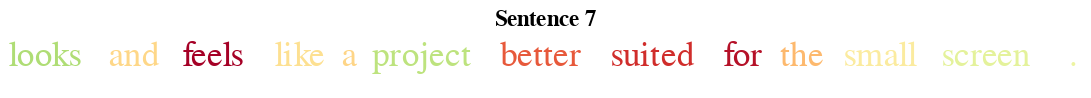

Source (notebook cell):
### Code cell
i = 7
text_plot(tokens=tokenizer.convert_ids_to_tokens(batch_ids[i].numpy()),
          non_zero_mask=batch_ids[i].numpy()!=0,
          attributions=attributions[i]).properties(title='Sentence {}'.format(i))

### Figure 1 — Vega-Lite specification as saved in the notebook (floating-point values rounded to 4 significant figures)
{"config": {"view": {"continuousWidth": 400, "continuousHeight": 300, "opacity": 0.0}}, "data": {"name": "data-dff1314187a0d74e3832c519b7900ad1"}, "mark": {"type": "text", "align": "left", "color": "black", "font": "arial", "size": 20}, "encoding": {"color": {"type": "quantitative", "field": "Attributions", "legend": null, "scale": {"domain": [-0.412, 0.412], "scheme": "redyellowgreen"}, "sort": "ascending"}, "text": {"type": "nominal", "field": "Token"}, "x": {"type": "quantitative", "axis": null, "field": "x", "sort": null}, "y": {"value": 0}}, "title": "Sentence 7", "width": 619.3, "$schema": "https://vega.github.io/schema/vega-lite/v4.0.0.json", "datasets": {"data-dff1314187a0d74e3832c519b7900ad1": [{"Token": "looks", "Attributions": 0.1476, "x": 0.0, "size": 0.1476}, {"Token": "and", "Attributions": -0.09253, "x": 2.604, "size": 0.09253}, {"Token": "feels", "Attributions": -0.412, "x": 4.536, "size": 0.412}, {"Token": "like", "Attributions": -0.07233, "x": 6.93, "size": 0.07233}, {"Token": "a", "Attributions": -0.09504, "x": 8.676, "size": 0.09504}, {"Token": "project", "Attributions": 0.1239, "x": 9.468, "size": 0.1239}, {"Token": "better", "Attributions": -0.2761, "x": 12.79, "size": 0.2761}, {"Token": "suited", "Attributions": -0.3373, "x": 15.68, "size": 0.3373}, {"Token": "for", "Attributions": -0.3836, "x": 18.65, "size": 0.3836}, {"Token": "the", "Attributions": -0.1427, "x": 20.1, "size": 0.1427}, {"Token": "small", "Attributions": -0.0387, "x": 21.76, "size": 0.0387}, {"Token": "screen", "Attributions": 0.04998, "x": 24.32, "size": 0.04998}, {"Token": ".", "Attributions": 0.02971, "x": 27.63, "size": 0.02971}]}}
